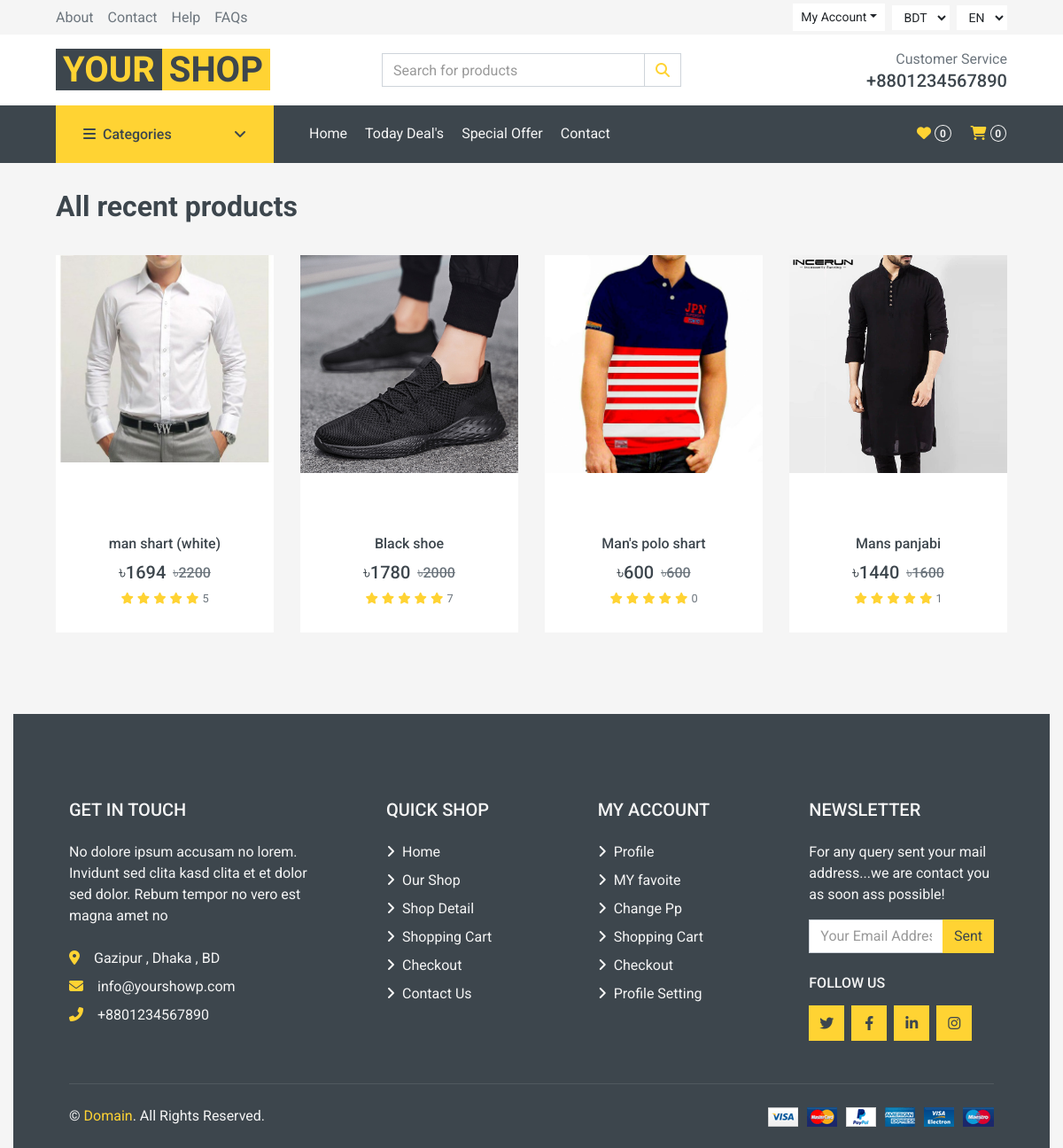
The page /recent.php on the database its author committed.
### tables this page shows
CREATE TABLE `pdetails` (
  `did` int(11) NOT NULL,
  `pid` int(11) DEFAULT NULL,
  `adate` datetime NOT NULL DEFAULT current_timestamp(),
  `rv` int(11) DEFAULT 0,
  `dis` varchar(500) DEFAULT NULL,
  `addinfo` varchar(100) DEFAULT NULL,
  `mupp` varchar(50) DEFAULT NULL,
  `color` varchar(40) DEFAULT NULL,
  `size` varchar(15) DEFAULT NULL,
  `sold` int(11) NOT NULL DEFAULT 0
);

CREATE TABLE `product` (
  `pid` int(11) NOT NULL,
  `pcode` varchar(20) DEFAULT NULL,
  `pname` varchar(100) DEFAULT NULL,
  `price` int(11) NOT NULL,
  `off` int(11) NOT NULL,
  `pp` varchar(100) DEFAULT NULL,
  `stock` int(11) DEFAULT NULL,
  `catagory` varchar(6) NOT NULL,
  `m` int(11) NOT NULL DEFAULT 0,
  `s` int(11) NOT NULL DEFAULT 0,
  `su` int(11) NOT NULL DEFAULT 0
);

### recent.php (the view, shortened to what this page needs)
<?php include 'header.php';?>
<?php $quer=$conn->prepare("select * from pdetails inner join product on pdetails.pid=product.pid order by adate");
$quer->execute();
$res=$quer->fetchAll(PDO::FETCH_ASSOC);
?>
<div class="container-fluid">
                <?php
                if(count($res) <= 0){
                    echo '   <div class="npfound container-fluid ">
                    <img class="img-fluid" src="admin/img/nproduct.png" alt="" class="img-flude">
                    </div>';
                }else{
                   echo'        <div class="row px-xl-5">
                   <div class="col-12 pb-1">
                   <div class="d-flex align-items-center justify-content-between mb-4">
                       <h2>All recent products</h2>
                   </div>
               </div>
                   <div class="col-12 getcdata"> <div class="row pb-3">
                   ';
                    foreach ($res as $key => $value) {
                        echo ' <div class="col-lg-3 col-md-4 col-sm-6 pb-1">
                        <div class="product-item bg-light mb-4">
                            <div class="product-img position-relative overflow-hidden">
                                <img class="img-fluid w-100" src="admin/img/products/'.$value['pp'].'" alt="'.$value['pname'].'">
                                <div class="product-action">
                                    <a class="btn btn-outline-dark btn-square" href=""><i class="fa fa-shopping-cart"></i></a>
                                    <a class="btn btn-outline-dark btn-square" href=""><i class="far fa-heart"></i></a>
                                    <a class="btn btn-outline-dark btn-square" href="single.php?pid='.$value['pid'].'"><i class="fa fa-search"></i></a>
                                </div>
                            </div>
                            <div class="text-center py-4">
                                <a class="h6 text-decoration-none text-truncate" href="">'.$value['pname'].'</a>
                                <div class="d-flex align-items-center justify-content-center mt-2">
                                    <h5>৳';
                                    $price=$value['price'];
                                    $off=$value['off'];
                                    $disprice=$price/100*$off;
                                    echo $disprice=$price-$disprice;
                                    echo '</h5><h6 class="text-muted ml-2"><del>৳'.$value['price'].'</del></h6>
                                </div>
                                <div class="d-flex align-items-center justify-content-center mb-1">
                                    <small class="fa fa-star text-primary mr-1"></small>
                                    <small class="fa fa-star text-primary mr-1"></small>
                                    <small class="fa fa-star text-primary mr-1"></small>
                                    <small class="fa fa-star text-primary mr-1"></small>
                                    <small class="fa fa-star text-primary mr-1"></small>
                                    <small>'.$value['rv'].'</small>
                                </div>
                            </div>
                        </div>
                    </div>';
                    }
                    echo '<div class="col-12">';
                    echo '</div>
                </div></div>
            </div>';
                }
                ?>
<?php include 'footer.php';?>

### css/castom.css (style rules this page uses)
.product-img { height: 290px; }

### rows shown on the page
pdetails: pid.pname (picture), pid.pname "man shart (white)", disprice "1694", pid.price "2200", rv "5"
pdetails: pid.pname (picture), pid.pname "Black shoe", disprice "1780", pid.price "2000", rv "7"
pdetails: pid.pname (picture), pid.pname "Man's polo shart", disprice "600", pid.price "600", rv "0"
pdetails: pid.pname (picture), pid.pname "Mans panjabi", disprice "1440", pid.price "1600", rv "1"
